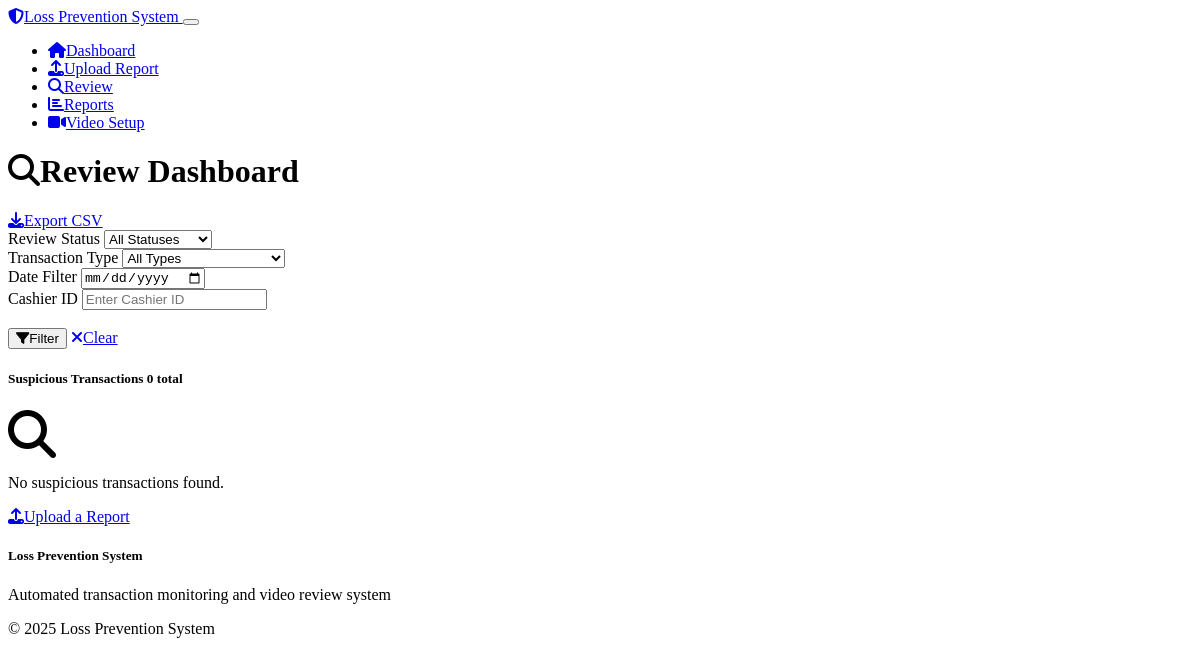
The app's page /dashboard, older data.
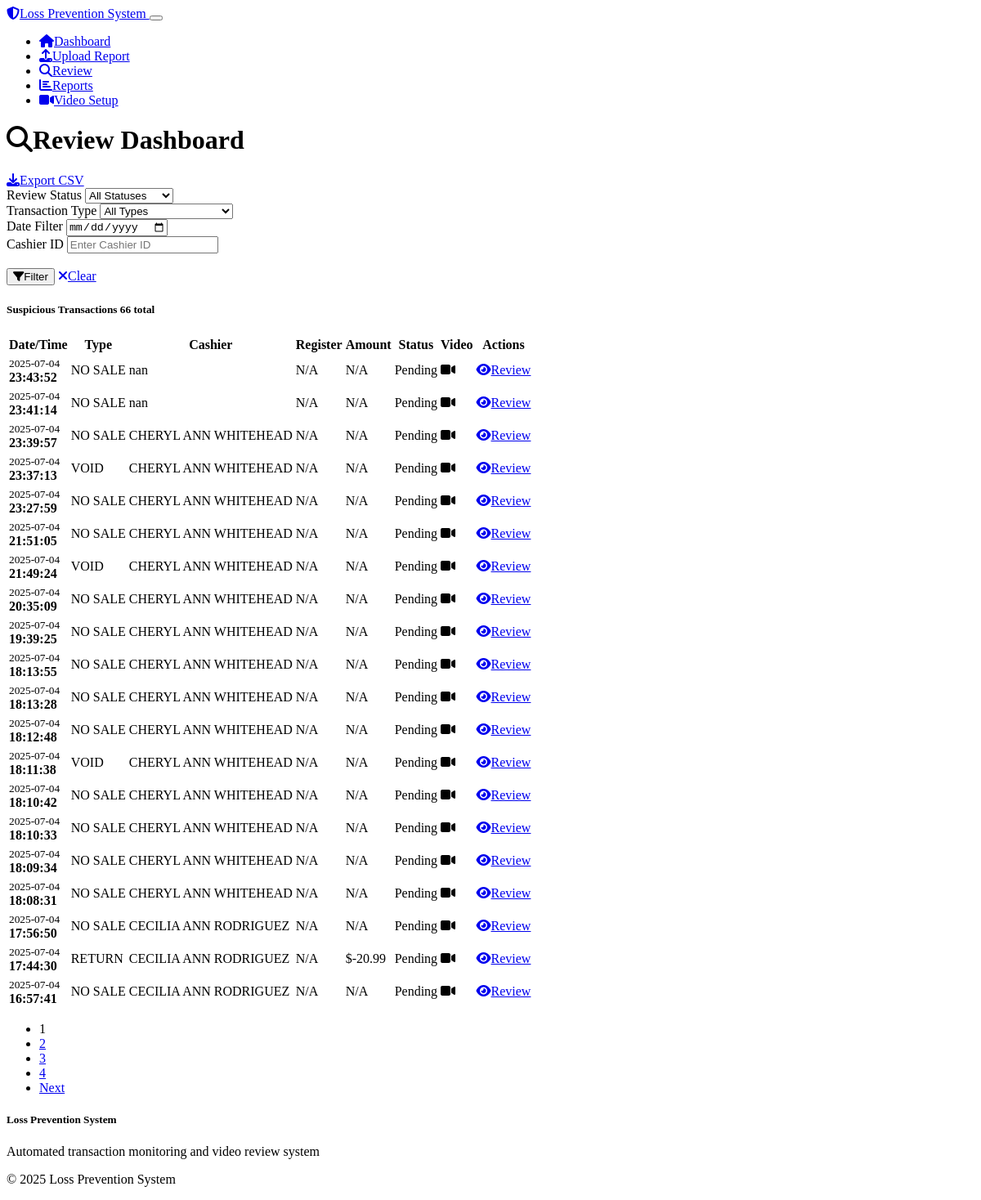
The same page, newer data.
### models.py (models this page shows)
class SuspiciousTransaction(db.Model):
    id = db.Column(db.Integer, primary_key=True)
    report_id = db.Column(db.Integer, db.ForeignKey('transaction_report.id'), nullable=False)
    transaction_timestamp = db.Column(db.DateTime, nullable=False)
    cashier_id = db.Column(db.String(50))
    register_id = db.Column(db.String(50))
    transaction_type = db.Column(db.String(50), nullable=False)  # VOID, REFUND, NO_SALE, DISCOUNT_REMOVED
    transaction_id = db.Column(db.String(100))
    amount = db.Column(db.Float)
    pump_number = db.Column(db.String(10))
    raw_data = db.Column(db.Text)  # Store original row data
    video_clip_path = db.Column(db.String(500))
    video_processed = db.Column(db.Boolean, default=False)
    video_error = db.Column(db.Text)
    review_status = db.Column(db.String(20), default='pending')  # pending, ok, review, fraud
    review_date = db.Column(db.DateTime)
    review_notes = db.Column(db.Text)
    created_date = db.Column(db.DateTime, default=datetime.utcnow)
    report = db.relationship('TransactionReport', backref=db.backref('suspicious_transactions_list', lazy=True))

### routes.py (the view, shortened to what this page needs)
@app.route('/dashboard')
def dashboard():
    page = request.args.get('page', 1, type=int)
    status_filter = request.args.get('status', 'all')
    transaction_type_filter = request.args.get('type', 'all')
    date_filter = request.args.get('date_filter', '')
    report_id = request.args.get('report_id', '', type=str)
    cashier_filter = request.args.get('cashier', '', type=str)
    query = SuspiciousTransaction.query
    if status_filter != 'all':
        query = query.filter_by(review_status=status_filter)
    if transaction_type_filter != 'all':
        query = query.filter_by(transaction_type=transaction_type_filter)
    if cashier_filter:
        query = query.filter_by(cashier_id=cashier_filter)
    if report_id:
        try:
            report_id_int = int(report_id)
            query = query.filter_by(report_id=report_id_int)
        except ValueError:
            flash(f'Invalid report ID: {report_id}', 'error')
    transactions = query.order_by(SuspiciousTransaction.transaction_timestamp.desc()).paginate(
        page=page, per_page=20, error_out=False
    )
    return render_template('dashboard.html',
                         transactions=transactions,
                         status_filter=status_filter,
                         transaction_type_filter=transaction_type_filter,
                         date_filter=date_filter,
                         report_id=report_id,
                         cashier_filter=cashier_filter)

### templates/dashboard.html (shortened to what the changed rows need)
{% extends "base.html" %}
{% block content %}
<div class="row">
    <div class="col-12">
        <div class="d-flex justify-content-between align-items-center mb-4">
            <h1><i class="fas fa-search me-2"></i>Review Dashboard</h1>
        </div>
    </div>
</div>
<div class="row">
    <div class="col-12">
        <div class="card">
            <div class="card-header">
                <h5 class="card-title mb-0">
                    Suspicious Transactions
                    <span class="badge bg-secondary ms-2">{{ transactions.total }} total</span>
                </h5>
            </div>
            <div class="card-body">
                {% if transactions.items %}
                    <div class="table-responsive">
                        <table class="table table-striped">
                            <thead>
                                <tr>
                                    <th>Date/Time</th>
                                    <th>Type</th>
                                    <th>Cashier</th>
                                    <th>Register</th>
                                    <th>Amount</th>
                                    <th>Status</th>
                                    <th>Video</th>
                                    <th>Actions</th>
                                </tr>
                            </thead>
                            <tbody>
                                {% for transaction in transactions.items %}
                                <tr class="{% if transaction.review_status == 'fraud' %}table-danger{% elif transaction.review_status == 'review' %}table-warning{% elif transaction.review_status == 'ok' %}table-success{% endif %}">
                                    <td>
                                        <small class="text-muted">{{ transaction.transaction_timestamp.strftime('%Y-%m-%d') }}</small><br>
                                        <strong>{{ transaction.transaction_timestamp.strftime('%H:%M:%S') }}</strong>
                                    </td>
                                    <td>
                                        <span class="badge bg-warning">{{ transaction.transaction_type }}</span>
                                    </td>
                                    <td>{{ transaction.cashier_id or 'N/A' }}</td>
                                    <td>{{ transaction.register_id or 'N/A' }}</td>
                                    <td>
                                        {% if transaction.amount %}
                                            ${{ "%.2f"|format(transaction.amount) }}
                                        {% else %}
                                            N/A
                                        {% endif %}
                                    </td>
                                    <td>
                                        {% if transaction.review_status == 'pending' %}
                                            <span class="badge bg-secondary">Pending</span>
                                        {% elif transaction.review_status == 'ok' %}
                                            <span class="badge bg-success">OK</span>
                                        {% elif transaction.review_status == 'review' %}
                                            <span class="badge bg-warning">Review</span>
                                        {% elif transaction.review_status == 'fraud' %}
                                            <span class="badge bg-danger">Fraud</span>
                                        {% endif %}
                                    </td>
                                    <td>
                                        {% if transaction.video_processed and transaction.video_clip_path %}
                                            <i class="fas fa-video text-success" title="Video available"></i>
                                        {% elif transaction.video_error %}
                                            <i class="fas fa-video text-danger" title="Video error: {{ transaction.video_error }}"></i>
                                        {% else %}
                                            <i class="fas fa-clock text-muted" title="Processing"></i>
                                        {% endif %}
                                    </td>
                                    <td>
                                        <a href="{{ url_for('review_transaction', transaction_id=transaction.id,
                                                            date_filter=request.args.get('date_filter', ''),
                                                            status_filter=request.args.get('status', ''),
                                                            type_filter=request.args.get('type', ''),
                                                            report_id=request.args.get('report_id', ''),
                                                            cashier=request.args.get('cashier', ''),
                                                            page=request.args.get('page', 1)) }}"
                                           class="btn btn-sm btn-primary">
                                            <i class="fas fa-eye me-1"></i>Review
                                        </a>
                                    </td>
                                </tr>
                                {% endfor %}
                            </tbody>
                        </table>
                    </div>
                    {% if transactions.pages > 1 %}
                    <nav aria-label="Page navigation">
                        <ul class="pagination justify-content-center">
                            {% for page_num in transactions.iter_pages() %}
                                {% if page_num %}
                                    {% if page_num != transactions.page %}
                                        <li class="page-item">
                                            <a class="page-link" href="{{ url_for('dashboard', page=page_num, status=status_filter, type=transaction_type_filter, date_filter=date_filter, report_id=report_id, cashier=cashier_filter) }}">{{ page_num }}</a>
                                        </li>
                                    {% else %}
                                        <li class="page-item active">
                                            <span class="page-link">{{ page_num }}</span>
                                        </li>
                                    {% endif %}
                                {% else %}
                                    <li class="page-item disabled">
                                        <span class="page-link">...</span>
                                    </li>
                                {% endif %}
                            {% endfor %}
                            {% if transactions.has_next %}
                                <li class="page-item">
                                    <a class="page-link" href="{{ url_for('dashboard', page=transactions.next_num, status=status_filter, type=transaction_type_filter) }}">Next</a>
                                </li>
                            {% endif %}
                        </ul>
                    </nav>
                    {% endif %}
                {% else %}
                    <div class="text-center py-4">
                        <i class="fas fa-search fa-3x text-muted mb-3"></i>
                        <p class="text-muted">No suspicious transactions found.</p>
                        <a href="{{ url_for('upload_file') }}" class="btn btn-primary">
                            <i class="fas fa-upload me-2"></i>Upload a Report
                        </a>
                    </div>
                {% endif %}
            </div>
        </div>
    </div>
</div>
{% endblock %}

Row changes from the older to the newer data that the page shows:
added SuspiciousTransaction: amount "N/A", review_status "Pending", video_processed True (drawn)
added SuspiciousTransaction: amount "N/A", review_status "Pending"
added SuspiciousTransaction: amount "N/A", review_status "Pending"
added SuspiciousTransaction: amount "N/A", review_status "Pending"
added SuspiciousTransaction: amount "N/A", review_status "Pending"
added SuspiciousTransaction: amount "N/A", review_status "Pending"
added SuspiciousTransaction: amount "N/A", review_status "Pending"
added SuspiciousTransaction: amount "N/A", review_status "Pending"
added SuspiciousTransaction: amount "N/A", review_status "Pending"
added SuspiciousTransaction: amount "N/A", review_status "Pending"
added SuspiciousTransaction: amount "N/A", review_status "Pending"
added SuspiciousTransaction: amount "N/A", review_status "Pending"
added SuspiciousTransaction: amount "N/A", review_status "Pending"
added SuspiciousTransaction: amount "N/A", review_status "Pending"
added SuspiciousTransaction: amount "N/A", review_status "Pending"
added SuspiciousTransaction: amount "N/A", review_status "Pending"
added SuspiciousTransaction: amount "N/A", review_status "Pending"
added SuspiciousTransaction: amount "N/A", review_status "Pending"
added SuspiciousTransaction: amount "-20.99", review_status "Pending"
added SuspiciousTransaction: amount "N/A", review_status "Pending"
Text that changed along with them:
{{ transactions.total }}: "0" → "66"
text no longer shown: "No suspicious transactions found. Upload a Report"
text now shown: "Date/Time Type Cashier Register Amount Status Video Actions Next"
new list line: "1"
new list line: "2"
new list line: "3"
new list line: "4"
